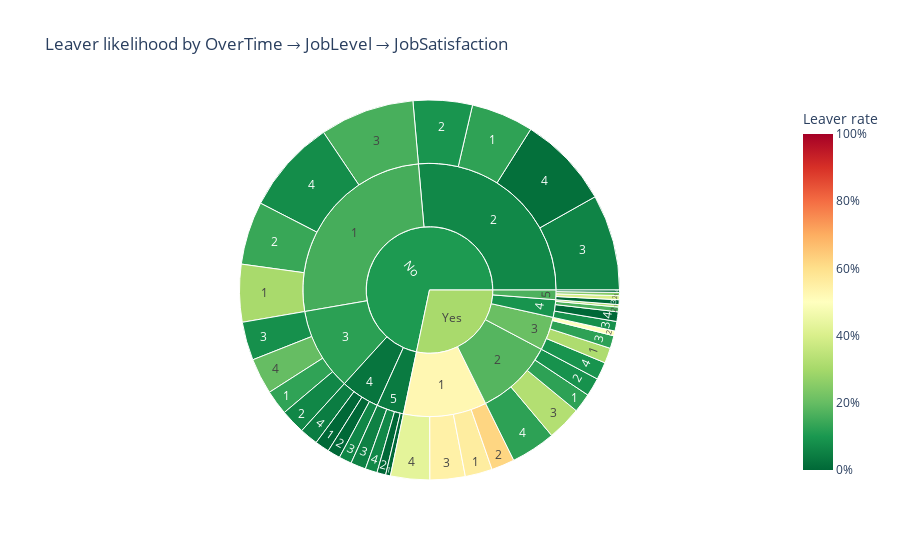

Source (notebook cell):
### Code cell
sunburst_attrition(df, ["OverTime","JobLevel", "JobSatisfaction"],
                title="Leaver likelihood by OverTime → JobLevel → JobSatisfaction")

### Figure 1 — Plotly figure (JSON) as saved in the notebook; plotly's stock layout.template omitted (floating-point values rounded to 4 significant figures)
{"data": [{"branchvalues": "total", "customdata": [[0.3056], [0.5588], [0.1282], [0.125], [0.129], [0.3158], [0], [0.3333], [0], [0.25], [0.1392], [0.6207], [0.09459], [0.08696], [0.06452], [0.5], [0], [0.1667], [0], [0.4], [0.161], [0.5455], [0.05833], [0.3256], [0.08333], [0.125], [0.0625], [0.08333], [0.05263], [0], [0.07627], [0.4286], [0.01724], [0.125], [0.2], [0.09091], [0.04348], [0], [0.06667], [0], [0.1576], [0.5256], [0.06701], [0.1781], [0.1226], [0.2063], [0.0274], [0.09091], [0.03922], [0.1667], [0.1044], [0.3053]], "domain": {"x": [0, 1], "y": [0, 1]}, "hovertemplate": "<b>%{label}</b><br>Path: %{currentPath}<br>Employees: %{value:,}<br>Leaver rate: %{color:.1%}<extra></extra>", "ids": ["No/1/1", "Yes/1/1", "No/2/1", "Yes/2/1", "No/3/1", "Yes/3/1", "No/4/1", "Yes/4/1", "No/5/1", "Yes/5/1", "No/1/2", "Yes/1/2", "No/2/2", "Yes/2/2", "No/3/2", "Yes/3/2", "No/4/2", "Yes/4/2", "No/5/2", "Yes/5/2", "No/1/3", "Yes/1/3", "No/2/3", "Yes/2/3", "No/3/3", "Yes/3/3", "No/4/3", "Yes/4/3", "No/5/3", "Yes/5/3", "No/1/4", "Yes/1/4", "No/2/4", "Yes/2/4", "No/3/4", "Yes/3/4", "No/4/4", "Yes/4/4", "No/5/4", "Yes/5/4", "No/1", "Yes/1", "No/2", "Yes/2", "No/3", "Yes/3", "No/4", "Yes/4", "No/5", "Yes/5", "No", "Yes"], "labels": ["1", "1", "1", "1", "1", "1", "1", "1", "1", "1", "2", "2", "2", "2", "2", "2", "2", "2", "2", "2", "3", "3", "3", "3", "3", "3", "3", "3", "3", "3", "4", "4", "4", "4", "4", "4", "4", "4", "4", "4", "1", "1", "2", "2", "3", "3", "4", "4", "5", "5", "No", "Yes"], "marker": {"coloraxis": "coloraxis", "colors": [0.3056, 0.5588, 0.1282, 0.125, 0.129, 0.3158, 0, 0.3333, 0, 0.25, 0.1392, 0.6207, 0.09459, 0.08696, 0.06452, 0.5, 0, 0.1667, 0, 0.4, 0.161, 0.5455, 0.05833, 0.3256, 0.08333, 0.125, 0.0625, 0.08333, 0.05263, 0, 0.07627, 0.4286, 0.01724, 0.125, 0.2, 0.09091, 0.04348, 0, 0.06667, 0, 0.1576, 0.5256, 0.06701, 0.1781, 0.1226, 0.2063, 0.0274, 0.09091, 0.03922, 0.1667, 0.1044, 0.3053]}, "name": "", "parents": ["No/1", "Yes/1", "No/2", "Yes/2", "No/3", "Yes/3", "No/4", "Yes/4", "No/5", "Yes/5", "No/1", "Yes/1", "No/2", "Yes/2", "No/3", "Yes/3", "No/4", "Yes/4", "No/5", "Yes/5", "No/1", "Yes/1", "No/2", "Yes/2", "No/3", "Yes/3", "No/4", "Yes/4", "No/5", "Yes/5", "No/1", "Yes/1", "No/2", "Yes/2", "No/3", "Yes/3", "No/4", "Yes/4", "No/5", "Yes/5", "No", "Yes", "No", "Yes", "No", "Yes", "No", "Yes", "No", "Yes", "", ""], "type": "sunburst", "values": [72, 34, 78, 24, 31, 19, 18, 3, 6, 4, 79, 29, 74, 23, 31, 6, 16, 6, 11, 5, 118, 44, 120, 43, 48, 16, 16, 12, 19, 6, 118, 49, 116, 56, 45, 22, 23, 12, 15, 3, 387, 156, 388, 146, 155, 63, 73, 33, 51, 18, 1054, 416]}], "layout": {"coloraxis": {"cmax": 1, "cmin": 0, "colorbar": {"tickformat": ".0%", "title": {"text": "Leaver rate"}}, "colorscale": [[0, "rgb(0,104,55)"], [0.1, "rgb(26,152,80)"], [0.2, "rgb(102,189,99)"], [0.3, "rgb(166,217,106)"], [0.4, "rgb(217,239,139)"], [0.5, "rgb(255,255,191)"], [0.6, "rgb(254,224,139)"], [0.7, "rgb(253,174,97)"], [0.8, "rgb(244,109,67)"], [0.9, "rgb(215,48,39)"], [1, "rgb(165,0,38)"]]}, "legend": {"tracegroupgap": 0}, "title": {"text": "Leaver likelihood by OverTime → JobLevel → JobSatisfaction"}}}
